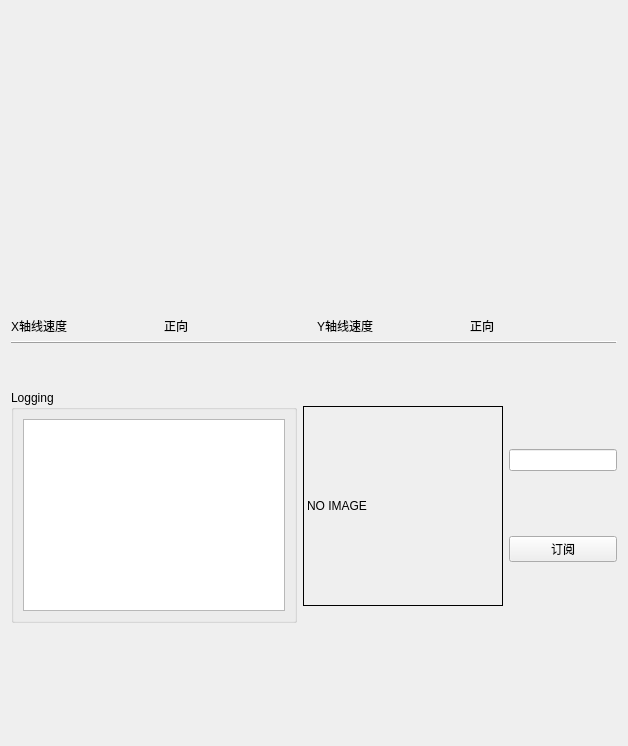
          <widget class="QWidget" name="tab_status">
           <attribute name="title">
            <string>Ros Communications</string>
           </attribute>
           <layout class="QVBoxLayout" name="verticalLayout_11">
            <item>
             <layout class="QVBoxLayout" name="verticalLayout_10">
              <item>
               <layout class="QGridLayout" name="gridLayout">
                <item row="0" column="0" colspan="2">
                 <widget class="QWidget" name="widget_speed_x" native="true">
                  <property name="minimumSize">
                   <size>
                    <width>300</width>
                    <height>300</height>
                   </size>
                  </property>
                 </widget>
                </item>
                <item row="1" column="2">
                 <widget class="QLabel" name="label_7">
                  <property name="text">
                   <string>Y轴线速度</string>
                  </property>
                 </widget>
                </item>
                <item row="1" column="3">
                 <widget class="QLabel" name="label_dir_y">
                  <property name="text">
                   <string>正向</string>
                  </property>
                 </widget>
                </item>
                <item row="1" column="0">
                 <widget class="QLabel" name="label_6">
                  <property name="text">
                   <string>X轴线速度</string>
                  </property>
                 </widget>
                </item>
                <item row="1" column="1">
                 <widget class="QLabel" name="label_dir_x">
                  <property name="text">
                   <string>正向</string>
                  </property>
                 </widget>
                </item>
                <item row="0" column="2" colspan="2">
                 <widget class="QWidget" name="widget_speed_y" native="true">
                  <property name="minimumSize">
                   <size>
                    <width>300</width>
                    <height>300</height>
                   </size>
                  </property>
                 </widget>
                </item>
               </layout>
              </item>
              <item>
               <widget class="QFrame" name="frame_2">
                <property name="frameShape">
                 <enum>QFrame::HLine</enum>
                </property>
                <property name="frameShadow">
                 <enum>QFrame::Raised</enum>
                </property>
               </widget>
              </item>
              <item>
               <spacer name="verticalSpacer_2">
                <property name="orientation">
                 <enum>Qt::Vertical</enum>
                </property>
                <property name="sizeHint" stdset="0">
                 <size>
                  <width>20</width>
                  <height>40</height>
                 </size>
                </property>
               </spacer>
              </item>
              <item>
               <layout class="QHBoxLayout" name="horizontalLayout_9">
                <item>
                 <widget class="QGroupBox" name="groupBox_12">
                  <property name="sizePolicy">
                   <sizepolicy hsizetype="MinimumExpanding" vsizetype="Preferred">
                    <horstretch>0</horstretch>
                    <verstretch>0</verstretch>
                   </sizepolicy>
                  </property>
                  <property name="title">
                   <string>Logging</string>
                  </property>
                  <layout class="QVBoxLayout" name="verticalLayout_2">
                   <item>
                    <widget class="QListView" name="view_logging"/>
                   </item>
                  </layout>
                 </widget>
                </item>
                <item>
                 <layout class="QHBoxLayout" name="horizontalLayout_8">
                  <item>
                   <widget class="QLabel" name="label_image">
                    <property name="minimumSize">
                     <size>
                      <width>200</width>
                      <height>200</height>
                     </size>
                    </property>
                    <property name="maximumSize">
                     <size>
                      <width>200</width>
                      <height>200</height>
                     </size>
                    </property>
                    <property name="styleSheet">
                     <string notr="true">border:1px solid black</string>
                    </property>
                    <property name="text">
                     <string>NO IMAGE</string>
                    </property>
                   </widget>
                  </item>
                  <item>
                   <layout class="QVBoxLayout" name="verticalLayout">
                    <item>
                     <widget class="QLineEdit" name="lineEdit_image_topic"/>
                    </item>
                    <item>
                     <widget class="QPushButton" name="pushButton_sub_image">
                      <property name="text">
                       <string>订阅</string>
                      </property>
                     </widget>
                    </item>
                   </layout>
                  </item>
                 </layout>
                </item>
               </layout>
              </item>
             </layout>
            </item>
            <item>
             <widget class="QWidget" name="widget" native="true"/>
            </item>
            <item>
             <widget class="QLabel" name="label_11">
              <property name="minimumSize">
               <size>
                <width>100</width>
                <height>100</height>
               </size>
              </property>
              <property name="maximumSize">
               <size>
                <width>100</width>
                <height>16777215</height>
               </size>
              </property>
              <property name="text">
               <string/>
              </property>
             </widget>
            </item>
           </layout>
          </widget>
